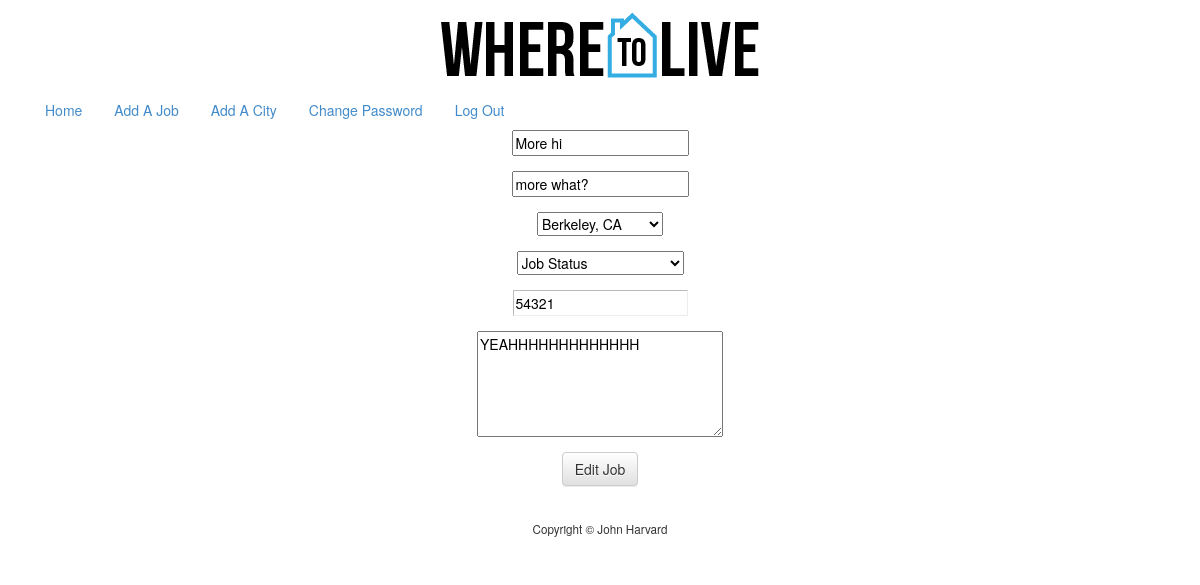
The page /edit_job.php?id=2 (signed in) on the database its author committed.
### tables this page shows
CREATE TABLE IF NOT EXISTS `jobs` (
  `id` int(11) NOT NULL AUTO_INCREMENT,
  `user` int(11) NOT NULL,
  `city` int(11) NOT NULL,
  `salary` int(11) NOT NULL,
  `status` varchar(255) NOT NULL,
  `notes` text NOT NULL,
  `company` varchar(255) NOT NULL,
  `position` varchar(255) NOT NULL,
  PRIMARY KEY (`id`)
);

### templates/edit_job_form.php (the view, shortened to what this page needs)
<ul class="nav nav-pills">
    <li><a href="index.php">Home</a></li>
    <li><a href="add_job.php">Add A Job</a></li>
    <li><a href="add_city.php">Add A City</a></li>
    <li><a href="change_password.php">Change Password</a></li>
    <li><a href="logout.php">Log Out</a></li>
</ul>
<form action="edit_job.php" method="post">
    <fieldset>
        <div class="form-group">
        <input autofocus name="company" placeholder="Company" type="text" <?php if (!empty($current["company"])): ?>value="<?= $current["company"] ?>"<?php endif ?> required>
        </div>
        <div class="form-group">
            <input name="position" placeholder="Position" type="text" <?php if (!empty($current["position"])): ?>value="<?= $current["position"] ?>"<?php endif ?> required>
        </div>
        <div class="form-group">
            <select name="city" required>
            <?php foreach ($cities as $city): ?>
                <option value=<?= $city["id"] ?> <?php if (!empty($current["city"])): ?><?php if ($city["id"] == $current["city"]): ?>selected<?php endif ?><?php endif ?>><?= $city["city_name"] ?></option>
            <?php endforeach ?>
            </select>
        </div>
        <div class="form-group">
            <select name="status">
                <option value="">Job Status</option>
            </select>
        </div>
        <div class="form-group">
            <input name="salary" placeholder="Salary" type="number" min="1" <?php if (!empty($current["salary"])): ?>value="<?= $current["salary"] ?>"<?php endif ?>/>
        </div>
        <div class="form-group">
            <textarea name="notes" rows="5" cols="30"><?php if (!empty($current["notes"])): ?><?= $current["notes"] ?><?php else: ?>Enter notes here<?php endif ?></textarea>
        </div>
        <div class="form-group">
            <button type="submit" class="btn btn-default">Edit Job</button>
        </div>
    </fieldset>
</form>

### public/css/styles.css (style rules this page uses)
input[type="number"] { position: relative; border: 1px solid #BBB; border-color: #BBB #ECECEC #ECECEC #BBB; padding: .2rem; }

### rows shown on the page
jobs: company "More hi", position "more what?", city "Berkeley, CA", salary "54321", notes "YEAHHHHHHHHHHHHH"
